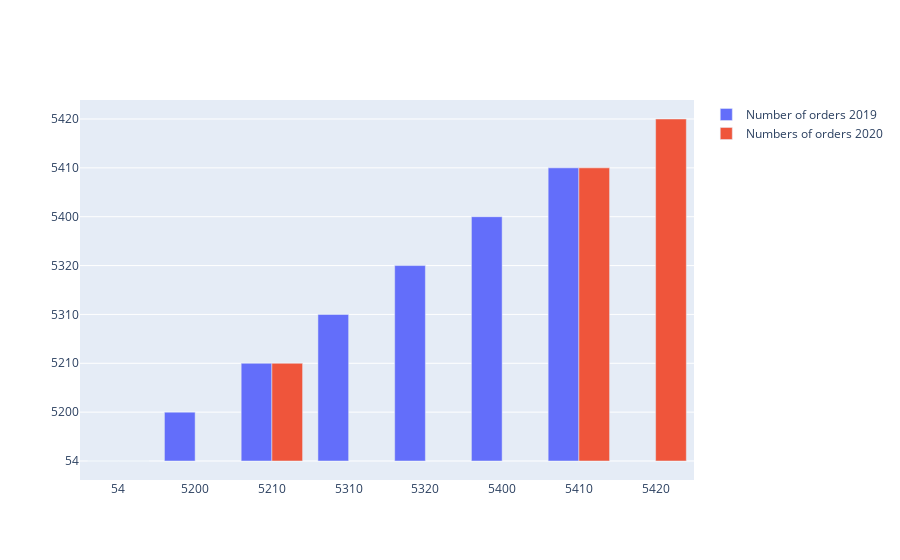

The code cell stored with this chart in its notebook:
### Code cell
# set height of bar
numbOrders_2019 = orderdSpend_numbOrders2019["Purchasing Org."]
numbOrders_2020 = orderdSpend_numbOrders2020["Purchasing Org."]

fig = go.Figure(data=[
    go.Bar(name='Number of orders 2019', x=orderdSpend_numbOrders2019["Purchasing Org."], y= numbOrders_2019),
    go.Bar(name='Numbers of orders 2020', x=orderdSpend_numbOrders2020["Purchasing Org."], y=numbOrders_2020)
])
# Change the bar mode
fig.update_layout(barmode='group')
fig.show()

### Figure 1 — Plotly figure (JSON) as saved in the notebook; plotly's stock layout.template omitted (floating-point values rounded to 4 significant figures)
{"data": [{"name": "Number of orders 2019", "type": "bar", "x": ["54", "5200", "5210", "5310", "5320", "5400", "5410"], "y": ["54", "5200", "5210", "5310", "5320", "5400", "5410"]}, {"name": "Numbers of orders 2020", "type": "bar", "x": ["54", "5210", "5410", "5420"], "y": ["54", "5210", "5410", "5420"]}], "layout": {"barmode": "group"}}
